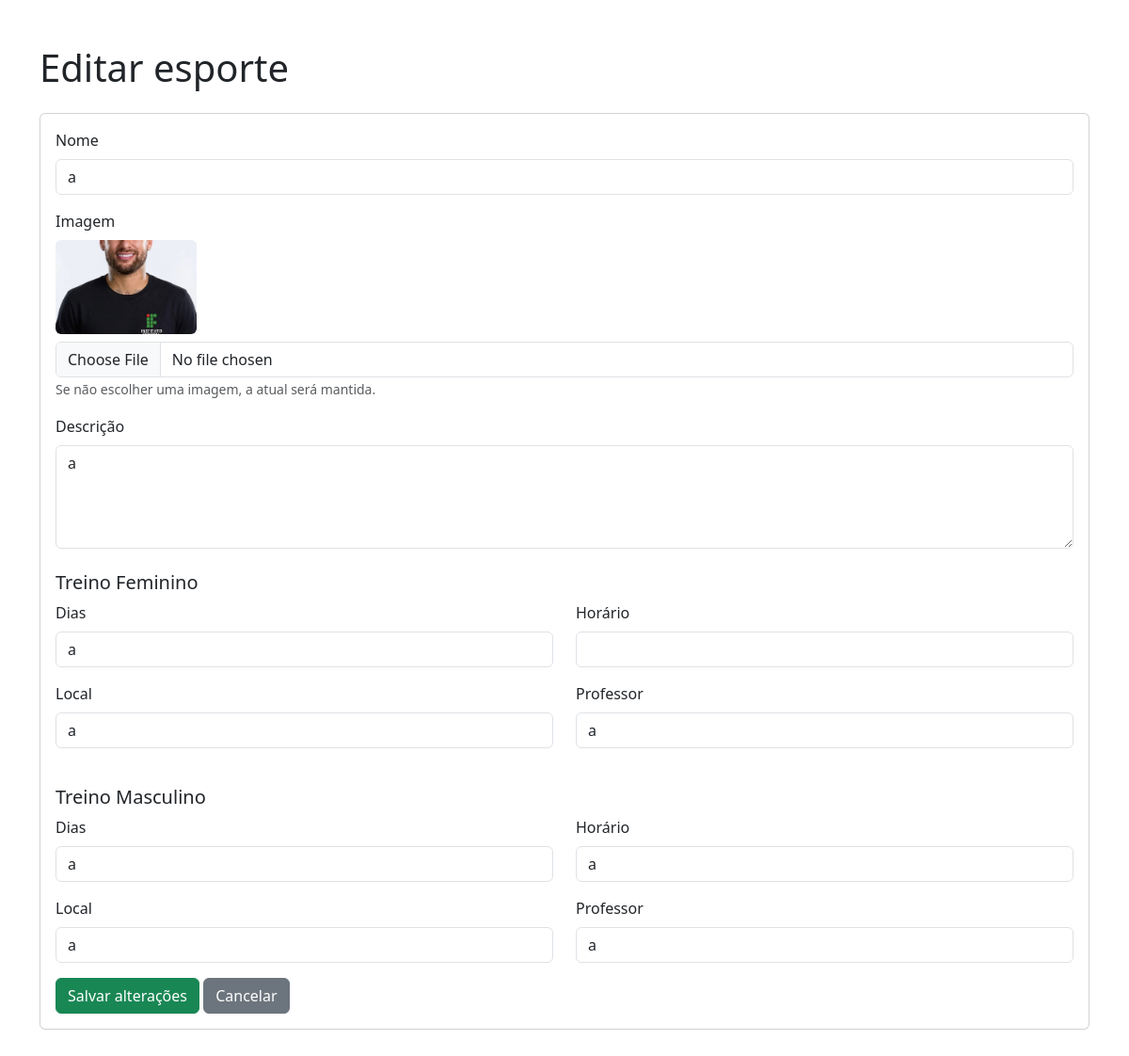
/admin/editar_esporte.php?id=4, run on the app's committed database.
### tables this page shows
CREATE TABLE IF NOT EXISTS `esportes` (
  `id_esporte` int NOT NULL AUTO_INCREMENT,
  `nome` varchar(100) NOT NULL,
  `imagem` varchar(255) DEFAULT NULL,
  `descricao` text,
  `feminino_dias` varchar(100) DEFAULT NULL,
  `feminino_horario` varchar(50) DEFAULT NULL,
  `feminino_local` varchar(100) DEFAULT NULL,
  `feminino_professor` varchar(100) DEFAULT NULL,
  `masculino_dias` varchar(100) DEFAULT NULL,
  `masculino_horario` varchar(50) DEFAULT NULL,
  `masculino_local` varchar(100) DEFAULT NULL,
  `masculino_professor` varchar(100) DEFAULT NULL,
  PRIMARY KEY (`id_esporte`)
);

### admin/editar_esporte.php (the view, shortened to what this page needs)
<?php
$conexao = new mysqli("localhost", "root", "", "iffar_sports3");
$conexao->set_charset("utf8mb4");
$id = filter_input(INPUT_GET, "id", FILTER_VALIDATE_INT);
$sql = "SELECT * FROM esportes WHERE id_esporte = ?";
$stmt = $conexao->prepare($sql);
$stmt->bind_param("i", $id);
$stmt->execute();
$resultado = $stmt->get_result();
$esporte = $resultado->fetch_assoc();
?>
<!DOCTYPE html>
<html lang="pt-BR">
<head>
    <link href="https://cdn.jsdelivr.net/npm/bootstrap@5.3.8/dist/css/bootstrap.min.css" rel="stylesheet">
</head>
<body>
<div class="container py-5">
    <h1 class="mb-4">Editar esporte</h1>
    <form method="POST" enctype="multipart/form-data">
        <div class="card">
            <div class="card-body">
                <div class="mb-3">
                    <label class="form-label">Nome</label>
                    <input
                        type="text"
                        name="nome"
                        class="form-control"
                        value="<?= htmlspecialchars($esporte['nome']) ?>"
                        required
                    >
                </div>
                <div class="mb-3">
                    <label class="form-label">Imagem</label>
                    <?php if (!empty($esporte['imagem'])): ?>
                        <div class="mb-2">
                            <img
                                src="../<?= htmlspecialchars($esporte['imagem']) ?>"
                                width="150"
                                height="100"
                                style="object-fit: cover;"
                                class="rounded"
                            >
                        </div>
                    <?php endif; ?>
                    <input
                        type="file"
                        name="imagem"
                        class="form-control"
                        accept="image/*"
                    >
                    <small class="text-muted">
                        Se não escolher uma imagem, a atual será mantida.
                    </small>
                </div>
                <div class="mb-3">
                    <label class="form-label">Descrição</label>
                    <textarea
                        name="descricao"
                        class="form-control"
                        rows="4"
                    ><?= htmlspecialchars($esporte['descricao']) ?></textarea>
                </div>
                <h5 class="mt-4">Treino Feminino</h5>
                <div class="row">
                    <div class="col-md-6 mb-3">
                        <label class="form-label">Dias</label>
                        <input
                            type="text"
                            name="feminino_dias"
                            class="form-control"
                            value="<?= htmlspecialchars($esporte['feminino_dias']) ?>"
                        >
                    </div>
                    <div class="col-md-6 mb-3">
                        <label class="form-label">Horário</label>
                        <input
                            type="text"
                            name="feminino_horario"
                            class="form-control"
                            value="<?= htmlspecialchars($esporte['feminino_horario']) ?>"
                        >
                    </div>
                    <div class="col-md-6 mb-3">
                        <label class="form-label">Local</label>
                        <input
                            type="text"
                            name="feminino_local"
                            class="form-control"
                            value="<?= htmlspecialchars($esporte['feminino_local']) ?>"
                        >
                    </div>
                    <div class="col-md-6 mb-3">
                        <label class="form-label">Professor</label>
                        <input
                            type="text"
                            name="feminino_professor"
                            class="form-control"
                            value="<?= htmlspecialchars($esporte['feminino_professor']) ?>"
                        >
                    </div>
                </div>
                <h5 class="mt-4">Treino Masculino</h5>
                <div class="row">
                    <div class="col-md-6 mb-3">
                        <label class="form-label">Dias</label>
                        <input
                            type="text"
                            name="masculino_dias"
                            class="form-control"
                            value="<?= htmlspecialchars($esporte['masculino_dias']) ?>"
                        >
                    </div>
                    <div class="col-md-6 mb-3">
                        <label class="form-label">Horário</label>
                        <input
                            type="text"
                            name="masculino_horario"
                            class="form-control"
                            value="<?= htmlspecialchars($esporte['masculino_horario']) ?>"
                        >
                    </div>
                    <div class="col-md-6 mb-3">
                        <label class="form-label">Local</label>
                        <input
                            type="text"
                            name="masculino_local"
                            class="form-control"
                            value="<?= htmlspecialchars($esporte['masculino_local']) ?>"
                        >
                    </div>
                    <div class="col-md-6 mb-3">
                        <label class="form-label">Professor</label>
                        <input
                            type="text"
                            name="masculino_professor"
                            class="form-control"
                            value="<?= htmlspecialchars($esporte['masculino_professor']) ?>"
                        >
                    </div>
                </div>
                <button
                    type="submit"
                    name="editar"
                    class="btn btn-success"
                >
                    Salvar alterações
                </button>
                <a
                    href="esportescrud.php"
                    class="btn btn-secondary"
                >
                    Cancelar
                </a>
            </div>
        </div>
    </form>
</div>
</body>
</html>

### data on the page
esportes: nome "a", imagem (picture), descricao "a", feminino_dias "a", feminino_local "a", feminino_professor "a", masculino_dias "a", masculino_horario "a", masculino_local "a", masculino_professor "a"
